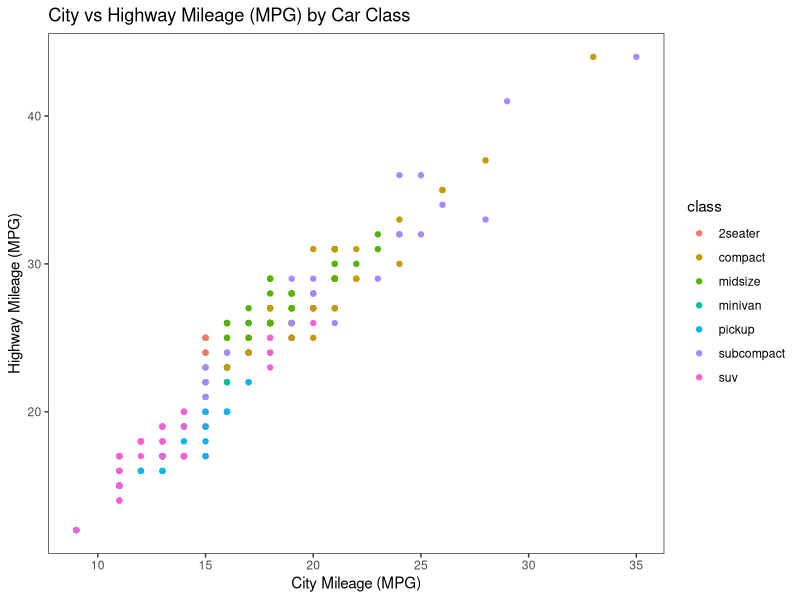
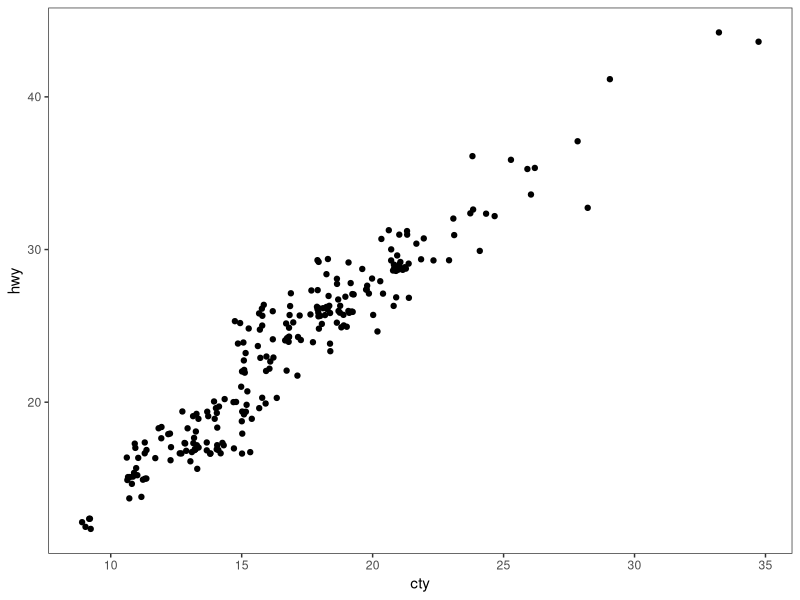
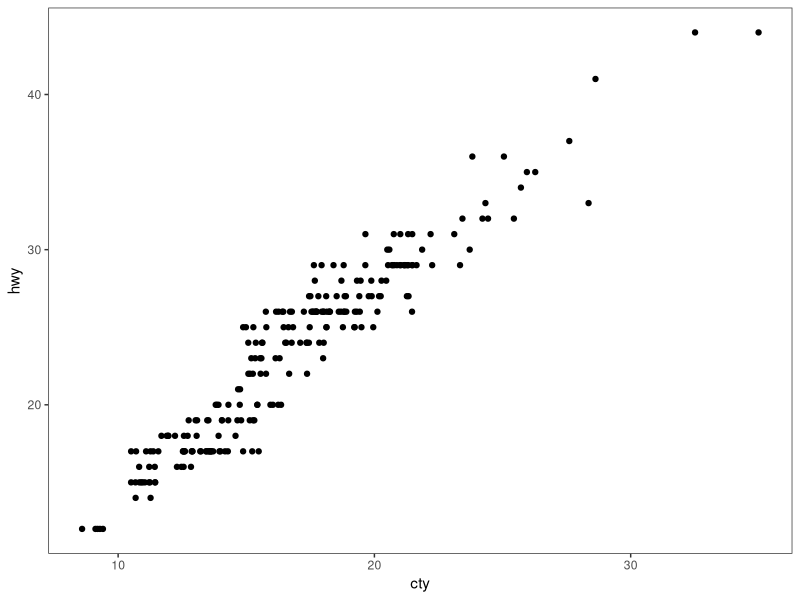
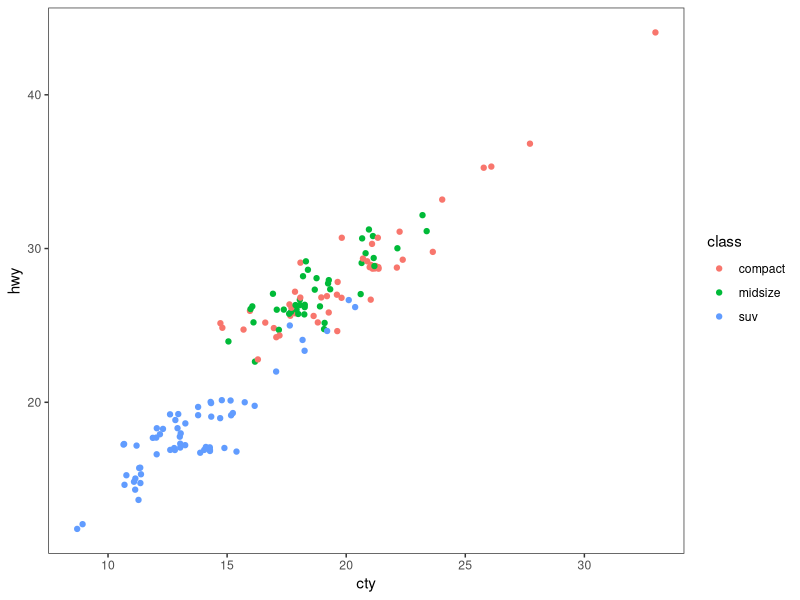
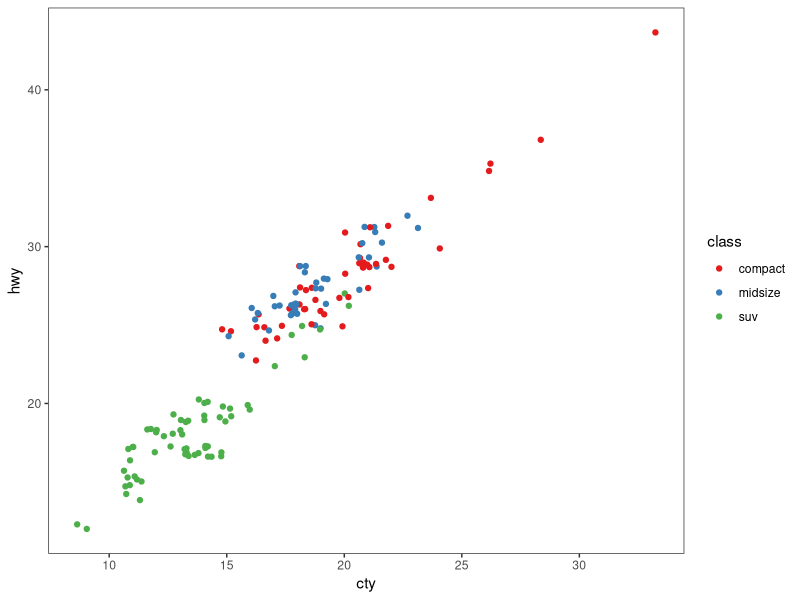
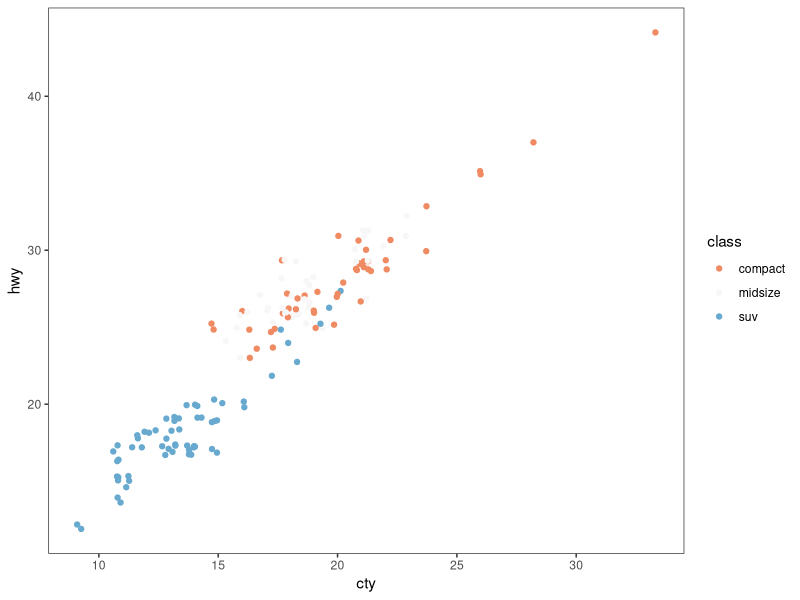
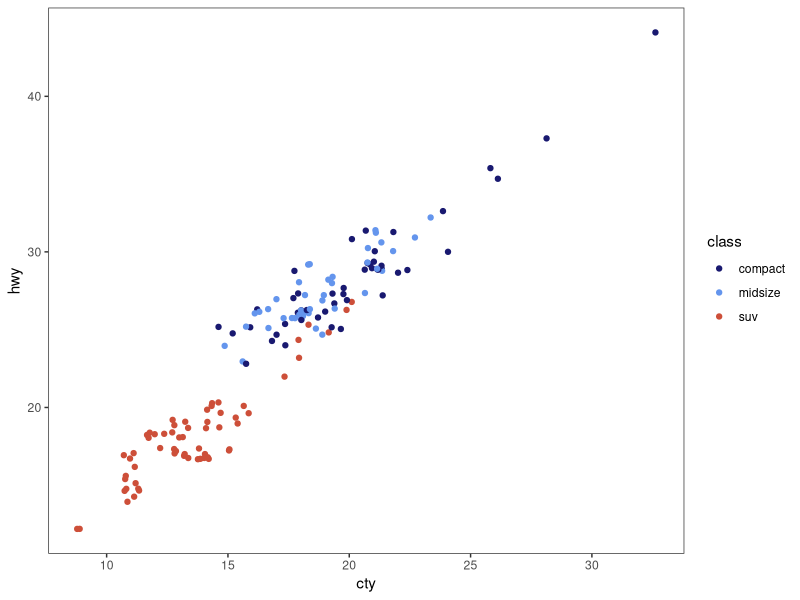
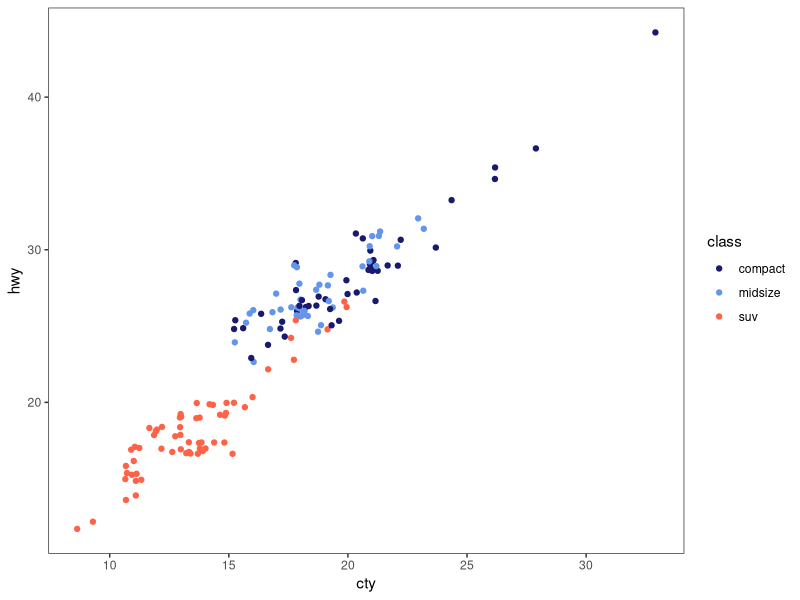

Recreate these plots in R, in order. (Note: this script raises an error after producing the figures.)
# ---------------------------------------------------------- #
#### MODULE 3: Plot even more data!                       ####               
# ---------------------------------------------------------- #

## OBJECTIVE:
# 1. To develop a "grammar of graphics".
# 2. To become comfortable using ggplot2 for exploratory data visualization.


# ---------------------------------------------------------- #
#### SET UP:                                              ####
# ---------------------------------------------------------- #
# REMINDER: In RStudio, open the Rproject for our course (UNCG_DataWrangling), 
# pull any changes from GitHub, and navigate to the branch you created for 
# yourself (just a single branch for the whole semester) in RStudio's Git tab.
# Open this week's assignment in this new branch to complete and submit on GitHub.
# Ideally, you'll commit your answers a bit at a time as you work through
# this assignment, rather than committing all at once at the end.

# Reminder of some helpful resources for graphing in R:
# ggplot Cookbook: http://www.cookbook-r.com/Graphs/
# Official ggplot2 Book: https://ggplot2-book.org/
# Themes in ggplot2: https://ggplot2-book.org/polishing.html#themes

# In ggplot2, aesthetic means “something you can see”. Each aesthetic is a
# mapping between a visual cue and a variable.
# Examples include:
# position (i.e., on the x and y axes)
# color (“outside” color)
# fill (“inside” color)
# shape (of points)
# line type
# size

# Each type of geometric object (geom) accepts only a subset of all aesthetics.
# Refer to the geom help pages to see what mappings each geom accepts. Aesthetic
# mappings are set with the aes() function.

# TASK: We will be using the ggplot2 package for graphing. Fortunately, ggplot2 
# is nested within the tidyverse package (along with many others).
# Start by writing code to load the tidyverse library.
# HINT: see the end of assignment #1 if you forgot how to load a package.


library(tidyverse)

# TASK: Write code below to set your theme to black and white and both your major
# AND minor gridlines to element_blank for all plots you'll be making today.
# HINT: Check back to last week's assignment section 1.9 for setting themes for
# all plots.

theme_set(theme_bw() + theme(panel.grid.major = element_blank(),
                             panel.grid.minor = element_blank()))

# ---------------------------------------------------------- #
#### 1.0 CORRELATION                                      ####
# ---------------------------------------------------------- #

# We learned how to make correlations last week, but it never hurts to get
# more practice! Let's start by using a data set built into ggplot2.
# The mpg dataset looks at the gas efficiency of different cars. Run the following
# code to load the data:
data(mpg, package = "ggplot2")

# TASK: Create a scatterplot (i.e., a dot plot) to relate city and highway mileage.
# Color the points by the class of car (class column) and label the x and y axis 
# to be more informative (City Mileage (MPG) vs Highway Mileage (MPG)).
# HINT: Refer back to last week's assignment or the ggplot help resources if you 
# forget how to make a scatterplot.

ggplot(mpg, aes(x = cty, y = hwy, color = class)) + 
  geom_point() +
  labs(x = "City Mileage (MPG)", y = "Highway Mileage (MPG)", title = "City vs Highway Mileage (MPG) by Car Class")

# Looks alright, but the graph may be hiding some information...
# QUESTION: How many data points are in the mpg dataframe?
##ANSWER: There are 234 data points in the mog dataframe.

# QUESTION: Approximately how many dots are in the graph you just made? How does
# that compare to the number of observations in the dataframe?
##ANSWER: There are 78 dots in the graph, this is less than the 234 observations in the dataset. 

# Try another correlation-focused geom that addresses this problem by running
# the following code:
ggplot(data=mpg, aes(x=cty, y=hwy)) + 
  geom_jitter()


# QUESTION: What happened when you created the plot with geom_jitter?
##ANSWER: It changes to a similar scatterplot, but without graphing cars by class and color and with all of the datapoints included. 

# QUESTION: Run the code to create a plot using geom_jitter a second time. Then run it
# again and again. What happens each time? Why is this happening?
##ANSWER: Each time i run the code, the datapoints shift slightly. This is because geom_jitter shifts individual points slightly so that all individual points are visible even those that have the same value. 

# TASK: The default in geom_jitter is to jitter (or slightly move) the points away
# from each other in both the x and y directions. Check the help file for geom_jitter
# and write code below to make a graph where you jitter points in only the x-dimension
# by 0.5.

ggplot(data=mpg, aes(x=cty, y=hwy)) + 
  geom_jitter(width = 0.5, height = 0)


# ---------------------------------------------------------- #
#### 1.1 DETOUR! COLORS, COLORS, COLORS                   ####
# ---------------------------------------------------------- #

# Our world is so colorful, and our graphs can be too! But we want to be mindful
# of our color choices to not only be beautiful, but also informative and accessible.

# TASK: Create a new dataframe that filters our mpg data down to only information
# for car classes compact, midsize, and suv using an %in% statement. Name your 
# new dataframe mpgSubset.
# HINT: Refer back to the Transform assignment if you want help with %in% (or 
# try googling!)

mpgSubset <- mpg %>% filter(class %in% c("compact", "midsize", "suv"))

# ggplot has lots of nice (and some not so nice) built-in color palettes that we 
# can use to fill our bars with color. Try running the following code:
ggplot(data=mpgSubset, aes(x=cty, y=hwy, color=class)) +
  geom_jitter()

# The code above supplies us with ggplot's default color palette, which I find not
# so pleasing. Let's try to change this!

# We can add a statement specifying the scale of colors we would prefer. One way
# to do this is to use other pre-set palettes from ggplot. Run the code below to 
# ask ggplot to use the color brewer's palette called Set 1.
ggplot(data=mpgSubset, aes(x=cty, y=hwy, color=class)) +
  geom_jitter() +
  scale_color_brewer(palette="Set1")

# Alternatively, we could use the "RdBu" palette:
ggplot(data=mpgSubset, aes(x=cty, y=hwy, color=class)) +
  geom_jitter() +
  scale_color_brewer(palette="RdBu")

# QUESTION: Investigate the color brewer's range of palettes at this website: 
# https://r-graph-gallery.com/38-rcolorbrewers-palettes.html
# What do you notice about the colors chosen from each of the palettes that we
# used above? (i.e., does it use the first three colors in the palette? The last
# three? Some other combination?)
##ANSWER: For the "Set1" color palette, it uses the first 3 colors. For the "RdBu" color palette, it uses a combination of colors in the "middle" of the palette, one on the red side (light orange), one white, and one on the blue side (light blue).

# We could also pick out EXACTLY which colors we want for our figure. 
# There are 4 main ways to specify colors in R:
### by name
### by number
### by Hex code
### with the rgb() function

# By Name: R allows you to call more than 600 colors by name! Run the following
# code to see a list:
colors()

# We can put in the colors we chose for each variable by adding the 
# scale_color_manual() function to our plot. Try it out by running the following
# code:
ggplot(data=mpgSubset, aes(x=cty, y=hwy, color=class)) +
  geom_jitter() +
  scale_color_manual(values=c('midnightblue', 'cornflowerblue', 'tomato3'))


# You can also chose colors by number, which are assigned in R.

# TASK: Copy and paste the code to make our scatterplot and replace the color names
# with three numbers of your choice (between 1 and 657). How does your new figure look?
# HINT: remember to remove the quotation marks when calling numbers.


# QUESTION: How do you think you could figure out which color name belongs to
# each color number?
# HINT: Try creating a dataframe from color() by passing it into the
# as.data.frame() function.


# You can also chose colors by Hex code. A Hex color code is a 6-symbol code made
# of up to three 2-symbol elements (6 symbols in length all together). Each of 
# the 2-symbol elements represents a color value in the Red-Green-Blue (RGB) color
# scale from 0 to 255. Hex codes are written with a # in front of them. Let's try
# out calling our colors using hex code.
ggplot(data=mpgSubset, aes(x=cty, y=hwy, color=class)) +
  geom_jitter() +
  scale_color_manual(values=c('#191970', '#6495ED', '#FF6347'))

# There are two great things about hex codes. First, you can call ANY color you 
# want with a hex code. That is, you're not limited to the 657 colors that are
# in ggplot. By specifying the color by hex code, you can pick literally anything!

# TASK: Google the search term "color picker". This should bring up google's color
# picker (in addition to a billion other color picking websites). Use this color
# picker to generate the hex codes for three new colors of your choice. Then copy
# and paste the above code, replacing the hex codes with your color choices.
ggplot(data=mpgSubset, aes(x=cty, y=hwy, color=class)) +
  geom_jitter() +
  scale_color_manual(values=c('#f274ab', '#c4a2f5', '#a2c0f5'))

# The second great thing about hex codes is that you can control the transparency
# of your colors. Transparency is set in a hex code by adding two extra symbols
# to the end, which together make up the "alpha" element. Adding 00 to the end 
# of your hex code will make your color completely transparent, while adding FF 
# to the end will make it completely opaque. Any number/letters in-between will 
# result in partial transparency. You can find a complete list of transparencies
# between 0-100% here: https://gist.github.com/lopspower/03fb1cc0ac9f32ef38f4

# TASK: Try out transparency by copying and pasting your graph code below and
# adding the alpha element to the end of each of your hex codes to make your
# first color 0% transparent, your second color 50% transparent, and your third
# color 100% transparent.

ggplot(data=mpgSubset, aes(x=cty, y=hwy, color=class)) +
  geom_jitter() +
  scale_color_manual(values=c('#f274abFF', '#c4a2f580', '#a2c0f500'))

# QUESTION: What happened to the point that you set to 100% transparent?
##ANSWER: The points are not visible on the graph. 

# Finally, we can set our colors using the rgb() function. This operates very
# similarly to the hex code, where you can pick exactly the color and transparency
# you want. Try it out by running the following code:
ggplot(data=mpgSubset, aes(x=cty, y=hwy, color=class)) +
  geom_jitter() +
  scale_color_manual(values=c(rgb(.10, .10, .44, 1), rgb(.39, .58, .93, 1), rgb(1.0, .39, .28, 1)))

# TASK: Modify the above code to make all of your points 50% transparent.

ggplot(data=mpgSubset, aes(x=cty, y=hwy, color=class)) +
  geom_jitter() +
  scale_color_manual(values=c(rgb(.10, .10, .44, 0.5), rgb(.39, .58, .93, 0.5), rgb(1.0, .39, .28, 0.5)))

# There are so many inventive and artistic people in the world who have expanded
# the offerings for colors in ggplot. Check out some notable ones listed below
# when choosing colors for this assignment.
### Color-blind friendly palettes: https://github.com/JLSteenwyk/ggpubfigs
### Color palettes from vintage National Parks posters: https://github.com/katiejolly/nationalparkcolors
### Color palettes based on Wes Anderson movies: https://github.com/karthik/wesanderson
### Color palettes from famous Dutch paintings: https://github.com/EdwinTh/dutchmasters


# ---------------------------------------------------------- #
#### 1.2 DETOUR! LEGENDS                                  ####
# ---------------------------------------------------------- #

# When you specify colors in your ggplot code, R throws in a bonus legend for free!
# However, this legend is often not as clear or visually appealing as we might 
# prefer. But as with all geometric objects in ggplot, legends can be easily altered.

# Run the following code to create a scatter plot. Feel free to modify the colors
# as you prefer!
ggplot(data=mpgSubset, aes(x=cty, y=hwy, color=class)) +
  geom_jitter() +
  scale_color_manual(values=c('#f274ab', '#73faff', '#ffd663'))

# QUESTION: Where did ggplot get the legend title and values from?
##ANSWER: It got it from the names of the columns used for the aesthetic values. 

# We could change the title and values in our legend by altering the dataframe
# we are passing into ggplot. But that seems a bit drastic. Instead, we can 
# lean on the same code that specifies our color picks to alter the legend text.
# Try it out by running the following code:
ggplot(data=mpgSubset, aes(x=cty, y=hwy, color=class)) + 
  # Creates a plot from the mpgSubset dataset and assigns cit and hwy to 
  # the x and y values and class to color.
  geom_jitter() + 
  # Creates a scatterplot with the jitter function that adds variation to the
  # points, preventing overlap. 
  scale_color_manual(values=c('#FCBA03', '#380754', '#496916'),
                     # Assigns tolors to the classes of cars in the dataset. 
                     name='Class of Car', 
                     # Names the plot legend for class.
                     breaks=c('suv', 'midsize', 'compact'), 
                     # Picks the data values from the class column and
                     # determines their display order.
                     labels=c('SUV', 'Midsize', 'Compact'))
                    # Assigns labels to the classes in the legend. 
                    

# TASK: Label each line of the code above with what it is doing.
# HINT: Check the scale_color_manual help file or ggplot Cookbook for more info.


# IMPORTANT: It is important to pay attention to the order you provide ggplot with 
# your color choices and legend labels! Try running the following code:
ggplot(data=mpgSubset, aes(x=cty, y=hwy, color=class)) + 
  geom_jitter() + 
  scale_color_manual(values=c('#FCBA03', '#380754', '#496916'), 
                     name='Class of Car', 
                     breaks=c('suv', 'midsize', 'compact'), 
                     labels=c('Compact', 'SUV', 'Midsize')) 


# QUESTION: What is wrong with the code above? Why is it so important to be
# careful with the order you pass information into ggplot?
##ANSWER: The code above has a different order for the classes and their respective labels (ie. suv = Compact, midsoze = SUV, compact = Midsize in the legend). It's important to check the order of your code to make sure that it is labelled correctly.

# While changing the legend text and factor order takes place in the scale_color_manual
# step, moving the legend around on the graph page is part of the graph theme. We
# can try this out using the code below:
ggplot(data=mpgSubset, aes(x=cty, y=hwy, color=class)) + 
  geom_jitter() + 
  theme(legend.position='top')


# TASK: Modify the code above to have the legend display along the bottom of
# the figure.
ggplot(data=mpgSubset, aes(x=cty, y=hwy, color=class)) + 
  geom_jitter() + 
  theme(legend.position='bottom')

# We can also have the legend located within the area of the graph itself! We can 
# do this by specifying the coordinates for where the legend should go within the
# graph axes. First we set the legend position and then we set the anchoring 
# position by justifying the legend.
### bottom left: 0,0
### bottom right: 1,0
### top left: 0,1
### top right: 1,1

# Try it out by running the following code:
ggplot(data=mpgSubset, aes(x=cty, y=hwy, color=class)) + 
  geom_jitter() + 
  theme(legend.position=c(1,0), legend.justification=c(1,0))

# QUESTION: What happens if you don't include the code for legend justification
# above?
ggplot(data=mpgSubset, aes(x=cty, y=hwy, color=class)) + 
  geom_jitter()

##ANSWER: The legend appears on the right side of the graph, making the graph narrow and more difficult to interpret. 

# TASK: Copy and paste the code from above. Modify it to place the legend in the
# upper left part of the graph.

ggplot(data=mpgSubset, aes(x=cty, y=hwy, color=class)) + 
  geom_jitter() + 
  theme(legend.position=c(0,1), legend.justification=c(0,1))

# Finally, we might want to remove the legend altogether! We would do so by
# modifying the theme as well. 

# TASK: Check the ggplot cookbook to find the legends section. Read what it says 
# about removing the legend. Then copy and paste the graph code from above. Modify
# the code to remove the legend.

ggplot(data=mpgSubset, aes(x=cty, y=hwy, color=class)) + 
  geom_jitter() + 
  theme(legend.position = "none")


# ---------------------------------------------------------- #
#### 2.0 DEVIATION                                        ####
# ---------------------------------------------------------- #

# Used to compare variation in values between small number of items (or categories) 
# with respect to a fixed reference.

# Whether the graphical type is a deviation graph or a composition graph (or a 
# ranking graph) may depend on the underlying data structure.

# We used geom_bar() last week with factor data to create a bar graph. But
# geom_bar() is a bit tricky because it can make EITHER a bar graph or a histogram
# depending on the data you give it. The default of geom_bar() is to set stat to 
# count so if you give it just a continuous x value, it will make a histogram. Try
# it with the following code:
ggplot(data=mpg, aes(x=hwy)) + 
  geom_bar()

# In order to have the geom create bars and not a histogram, you must:
# 1) Set stat = identity
# 2) Provide both an x and a y inside the aes(), where x is either a character 
# or factor and y is numeric.

# TASK: Create a dataframe of summary statistics for the mpg data, calculating the
# mean, standard deviation, and standard error for highway mpg grouping by class.
# Name the resulting dataframe highwayMPG and your new variables hwy_mean, hwy_sd,
# and hwy_se.
# HINT: Look back at the Transform assignment if you forget how to summarize the
# data. Also recall, standard error = 1.96*standard deviation.


# TASK: Create a bar graph showing the average highway MPG on the y-axis and 
# car class on the x-axis. Fill the bars by class. Add in error bar caps that are 20%
# the width pf the bars.
# HINT: Don't forget to change stat from the default in your geom_bar() statement!


# ---------------------------------------------------------- #
#### 2.1 DETOUR! COLORS AND LEGENDS, AGAIN                ####
# ---------------------------------------------------------- #

# Recall that some geometric elements require fills instead of (or sometimes in
# addition to) colors.

# TASK: Create a bar graph with the mpg summary stats with the following parameters:
# (1) Black bar outline
# (2) Bars filled with the color brewer palette "Dark2" using the scale_fill_manual
#     statement
# (3) No legend
# (4) Informative x- and y-axis labels. 

# HINT: Carefully consider whether your color and/or fill should go within an aes() 
# statement, the scale_fill_manual or scale_color_manual statements, or neither.
# If in doubt, try a bunch of ways until it looks how we want it. And consult 
# your helpful ggplot resources on the web.


# ---------------------------------------------------------- #
#### 2.2 DETOUR! AXIS MODIFICATIONS                       ####
# ---------------------------------------------------------- #

# Run the following code, feeling free to modify colors as you prefer:
ggplot(data=highwayMPG, aes(x=class, y=hwy_mean, fill=class)) +
  geom_bar(stat='identity') 

# QUESTION: Where is ggplot getting the x-axis tick labels from?


# Often our tick labels are not the best. We can modify them to be more informative
# or visually appealing by directly modifying the dataframe, but again this feels
# a bit extreme. Instead, we can directly modify the scale of the axis. For axes
# that deal with categories, we are setting the discrete scale. Try it out by
# running the following code:
ggplot(data=highwayMPG, aes(x=class, y=hwy_mean, fill=class)) +
  geom_bar(stat='identity') +
  scale_x_discrete(labels=c('sport', 'compact', 'midsize', 'minivan', 'pickup', 'subcompact', 'SUV'))

# We can also change the scale of the continuous axes, including how large they are
# and where the tick marks fall as follows:
ggplot(data=highwayMPG, aes(x=class, y=hwy_mean, fill=class)) +
  geom_bar(stat='identity') +
  scale_y_continuous(breaks=seq(0, 50, 10)) +
  coord_cartesian(ylim=c(0,50))

# QUESTION: Try running the code above without the coord_cartesian() statement. 
# What is surprising about the resulting graph? Based on this result, what do you
# think the coord_cartesian() statement does?


# We can also add a statement into the scale discrete or continuous statements
# to name our axes, rather than putting in a whole separate step of xlab() or ylab().
# Try it out with the following code:
ggplot(data=highwayMPG, aes(x=class, y=hwy_mean, fill=class)) +
  geom_bar(stat='identity') +
  scale_x_discrete(name='Class of Car') +
  scale_y_continuous(name='Mean Highway MPG')


# Finally, we can flip our axes easily in ggplot as follows:
ggplot(data=highwayMPG, aes(x=class, y=hwy_mean, fill=class)) +
  geom_bar(stat='identity') +
  coord_flip()


# TASK: Let's put it all together. Make a graph of the mpg summary stats with the
# following specifications:
# (1) color by class of car using a color scheme of your choice (not the default)
# (2) plot the class of car on the x-axis and the highway MPG on the y axis
# (3) include better names for the x- and y-axis titles
# (4) include better names for the car classes
# (5) set the scale of the highway mpg to run from 0 to 30 with breaks every 5 
# (6) flip your axes
# (7) remove the legend


# ---------------------------------------------------------- #
#### 3.0 RANKING                                          ####
# ---------------------------------------------------------- #
# Used to compare the position or performance of multiple items with respect to 
# each other. Actual values matters somewhat less than the ranking.

# TASK: Create a dataframe of summary statistics for the mpg data, calculating the
# mean, standard deviation, and standard error for CITY mpg grouping by class.
# Name the resulting dataframe cityMPG and your new variables city_mean, city_sd,
# and city_se.
# HINT: Look back at the Transform assignment if you forget how to summarize the
# data. Also, standard error = 1.96*standard deviation.


# Now we want to plot our data in order from smallest to largest city MPG to get
# a ranking. To do so, we need to use the reorder() function to rearrange the data
# going into our x-axis.
ggplot(cityMPG, aes(x=reorder(class, city_mean), y=city_mean)) + 
  geom_bar(stat="identity")

# TASK: Recreate the above ranking figure to include the following:
# (1) class of car on the x-axis with informative axis and tick labels
# (2) MPG ordered from highest to lowest (hint: try google if you're unsure)
# (3) bars with dary grey outlines and filled by class with your favorite color scheme
# (4) error bars with end caps 30% the width of the bars
# (5) y-axis from 0 to 30 with tick marks every 5
# (6) no legend.


# ---------------------------------------------------------- #
#### 4.0 DISTRIBUTION                                     ####
# ---------------------------------------------------------- #
# When you have lots and lots of data points and want to study where and how the
# data points are distributed.

# Histograms can be accomplished with either geom_bar() or geom_histogram()
ggplot(mpg, aes(hwy)) + 
  geom_histogram()

# TASK: Recreate the graph above, but using geom_bar() instead


# TASK: Try making a histogram with the categorical variable 'manufacturer'.
# What error message do you get?


# QUESTION: What happens when you follow the advice of the error message and 
# make stat='count'?
ggplot(mpg, aes(manufacturer)) + 
  geom_histogram(stat="count")


# TASK: Make a boxplot comparing the distribution of cty (city mileage) for
# each class of car.
# HINT: Look back to last week if you forget how to make a boxplot.


# We can also make a different type of distribution, a violin plot using the 
# geom_violin statement as follows:
ggplot(mpg, aes(x=class, y=cty)) + 
  geom_violin()

# QUESTION: What does a violin plot show? Check google if you're unsure.


# ---------------------------------------------------------- #
#### 5.0 COMPOSITION                                      ####
# ---------------------------------------------------------- #
# Bar charts and pie charts are classic ways of showing composition of a dataset.

# TASK: Let's get some data for this task by determining the number of cars from 
# each car manufacturer in our mpg dataframe. We can do this as follows:
manufacturerFreq <- mpg %>% 
  group_by(manufacturer) %>% 
  summarize(frequency=length(manufacturer)) %>% 
  ungroup()

# TASK: Make a bar graph of the number of cars (frequency) by manufacturer using
# the dataframe we created above.


# We can switch the bar chart you created above into a pie chart simply by changing
# the coordinate system through a series of steps as follows:

ggplot(manufacturerFreq, aes(x=manufacturer, y=frequency)) +
  geom_bar(stat="identity") +
  coord_polar()

ggplot(manufacturerFreq, aes(x=manufacturer, y=frequency, fill=manufacturer)) +
  geom_bar(stat="identity") +
  coord_polar()

ggplot(manufacturerFreq, aes(x="", y=frequency, fill=manufacturer)) +
  geom_bar(stat="identity", width=1) +
  coord_polar()

ggplot(manufacturerFreq, aes(x="", y=frequency, fill=manufacturer)) +
  geom_bar(stat="identity", width=1) +
  coord_polar(theta="y")

ggplot(manufacturerFreq, aes(x="", y=frequency, fill=manufacturer)) +
  geom_bar(stat="identity", width=1) +
  coord_polar(theta="y", start=0) +
  theme_void() +
  theme(legend.title = element_text(size = 12.5), 
        legend.text  = element_text(size = 8.5),
        legend.key.size = unit(.75, "lines"))

# TASK: Annotate the code below to describe what each line does:
ggplot(manufacturerFreq, aes(x="", y=frequency, fill=manufacturer)) +
  geom_bar(stat="identity", width=1) +
  coord_polar(theta="y", start=0) +
  theme_void() +
  theme(legend.title = element_text(size = 12.5), 
        legend.text  = element_text(size = 8.5),
        legend.key.size = unit(.75, "lines"))


# ---------------------------------------------------------- #
#### 6.0 CHANGE                                           ####
# ---------------------------------------------------------- #

# Time series are often best visualized with line graphs. Let's try this out
# with some new data:
data("economics")

# TASK: Use the economics dataset to plot the number of people who are unemployed
# over time (unemploy vs date). Make a scatterplot, then connect the points with 
# lines using geom_line().
# HINT: use ?economics to get more information about this dataset.




# ---------------------------------------------------------- #
#### GROUPS AND MAPS                                      ####
# ---------------------------------------------------------- #

# Let's save these for group project options, this assignment is really long!









# REMEMBER: Save and push your script when you're done with this assignment!
